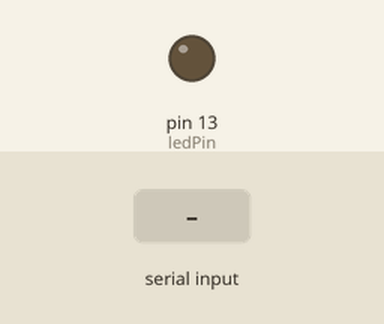
This sketch was run on a simulated Arduino Uno, built with avr-gcc and run on an emulated ATmega328P. Parts: output pins drawn as LEDs (lit = HIGH). The inputs (shaded band) are chosen by the test bench.

Above: at 1.2 s.
1.3 s: "1" received over Serial
At 2.1 s:
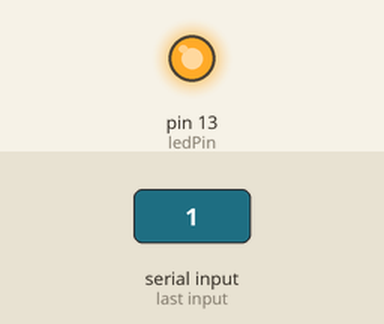
2.8 s: "2" received over Serial
At 3.3 s:
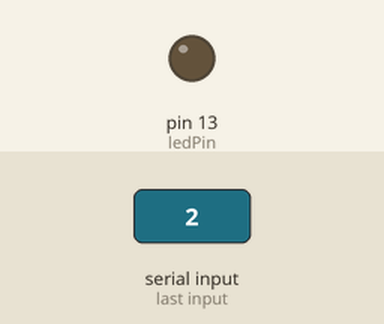
Timing chart, 0 to 5.8 s (numbered marks = the images above; inputs shaded):
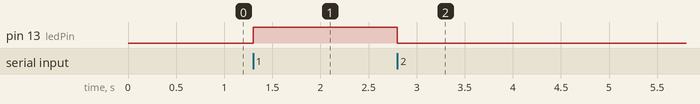

The sketch:

sketch_jun16a.ino
```cpp
int ledPin = 13; // atribui o pino 13 à variável ledPin
int dado; // variável que receberá os dados da porta serial

void setup(){
  Serial.begin(9600); // frequência da porta serial
  pinMode(ledPin, OUTPUT); // define o pino o ledPin como saída
}

void loop(){
  if(Serial.available() > 0){ // verifica se existe comunicação com a porta serial
    dado = Serial.read(); // lê os dados da porta serial
    switch(dado){
      case '1':
        digitalWrite(ledPin, HIGH); // liga o pino ledPin
        break;
      case '2':
        digitalWrite(ledPin, LOW); // desliga o pino ledPin
        break;
    }
  }
}
```

Measured:
- after the input at 1.3 s, pin 13 (ledPin): LOW → HIGH at once
- after the input at 2.8 s, pin 13 (ledPin): HIGH → LOW at once
